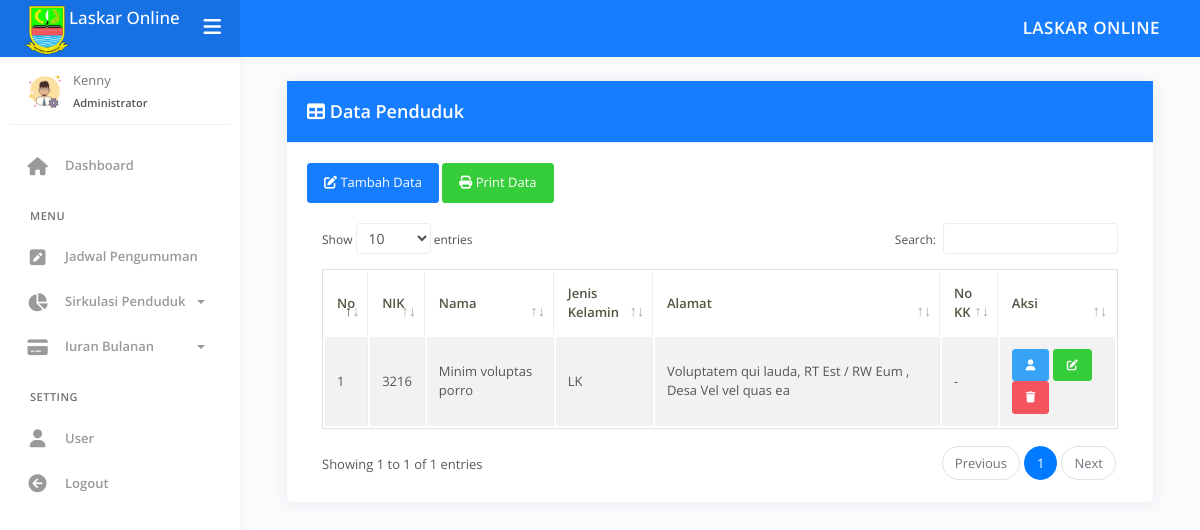
Page /index.php?page=data-pend (signed in) on the committed database.
### tables this page shows
CREATE TABLE `tb_pdd` (
  `id_pend` int(11) NOT NULL,
  `nik` varchar(20) NOT NULL,
  `nama` varchar(50) NOT NULL,
  `tempat_lh` varchar(15) NOT NULL,
  `tgl_lh` date NOT NULL,
  `jekel` enum('LK','PR') NOT NULL,
  `alamat` varchar(255) NOT NULL,
  `desa` varchar(15) NOT NULL,
  `rt` varchar(4) NOT NULL,
  `rw` varchar(4) NOT NULL,
  `agama` varchar(15) NOT NULL,
  `kawin` varchar(15) NOT NULL,
  `pekerjaan` varchar(30) NOT NULL,
  `status` enum('Ada','Meninggal','Pindah') NOT NULL
);

### admin/pend/data_pend.php (the view, shortened to what this page needs)
<div class="main-panel">
	<div class="content">
		<div class="page-inner">
			<div class="row">
				<div class="col-md-12">
					<div class="card">
						<div class="card-header bg-primary">
							<h3 class="card-title text-white">
								<i class="fa fa-table"></i> <b>Data Penduduk</b>
							</h3>
						</div>
						<div class="card-body">
							<div class="table-responsive">
								<div>
									<a href="?page=add-pend" class="btn btn-primary">
										<i class="fa fa-edit"></i> Tambah Data</a>
									<a href="" class="btn btn-success" onclick="printTable()">
										<i class="fa fa-print"></i> Print Data </a>
								</div>
								<br>
								<table id="example1" class="table table-bordered table-striped table-hover">
									<thead>
										<tr>
											<th>No</th>
											<th>NIK</th>
											<th>Nama</th>
											<th>Jenis Kelamin</th>
											<th>Alamat</th>
											<th>No KK</th>
											<th class="aksi">Aksi</th>
										</tr>
									</thead>
									<tbody>
										<?php
										$no = 1;
										$sql = $koneksi->query("SELECT p.id_pend, p.nik, p.nama, p.jekel, p.alamat, p.desa, p.rt, p.rw, a.id_kk, k.no_kk, k.kepala from
											tb_pdd p left join tb_anggota a on p.id_pend=a.id_pend
											left join tb_kk k on a.id_kk=k.id_kk where status='Ada'");
										while ($data = $sql->fetch_assoc()) {
										?>
											<tr>
												<td>
													<?php echo $no++; ?>
												</td>
												<td>
													<?php echo $data['nik']; ?>
												</td>
												<td>
													<?php echo $data['nama']; ?>
												</td>
												<td>
													<?php echo $data['jekel']; ?>
												</td>
												<td>
													<?php echo $data['alamat']; ?>, RT
													<?php echo $data['rt']; ?>
													/ RW
													<?php echo $data['rw']; ?>, Desa
													<?php echo $data['desa']; ?>
												</td>
												<td>
													<?php echo $data['no_kk']; ?>-
												</td>
												<td class="aksi">
													<a href="?page=view-pend&kode=<?php echo $data['id_pend']; ?>" title="Detail" class="btn btn-info btn-sm">
														<i class="fa fa-user"></i>
													</a>
													<a href="?page=edit-pend&kode=<?php echo $data['id_pend']; ?>" title="Ubah" class="btn btn-success btn-sm">
														<i class="fa fa-edit"></i>
													</a>
													<a href="?page=del-pend&kode=<?php echo $data['id_pend']; ?>" onclick="return confirm('Apakah anda yakin hapus data ini ?')" title="Hapus" class="btn btn-danger btn-sm">
														<i class="fa fa-trash"></i>
													</a>
												</td>
											</tr>
										<?php
										}
										?>
									</tbody>
								</table>
							</div>
						</div>
					</div>
				</div>
			</div>
		</div>
	</div>

### rows in the picture
tb_pdd: nik "3216", nama "Minim voluptas porro", jekel "LK", alamat "Voluptatem qui lauda", rt "Est", rw "Eum", desa "Vel vel quas ea"

### other values in the picture
$data_nama "Kenny"
$data_level "Administrator"
